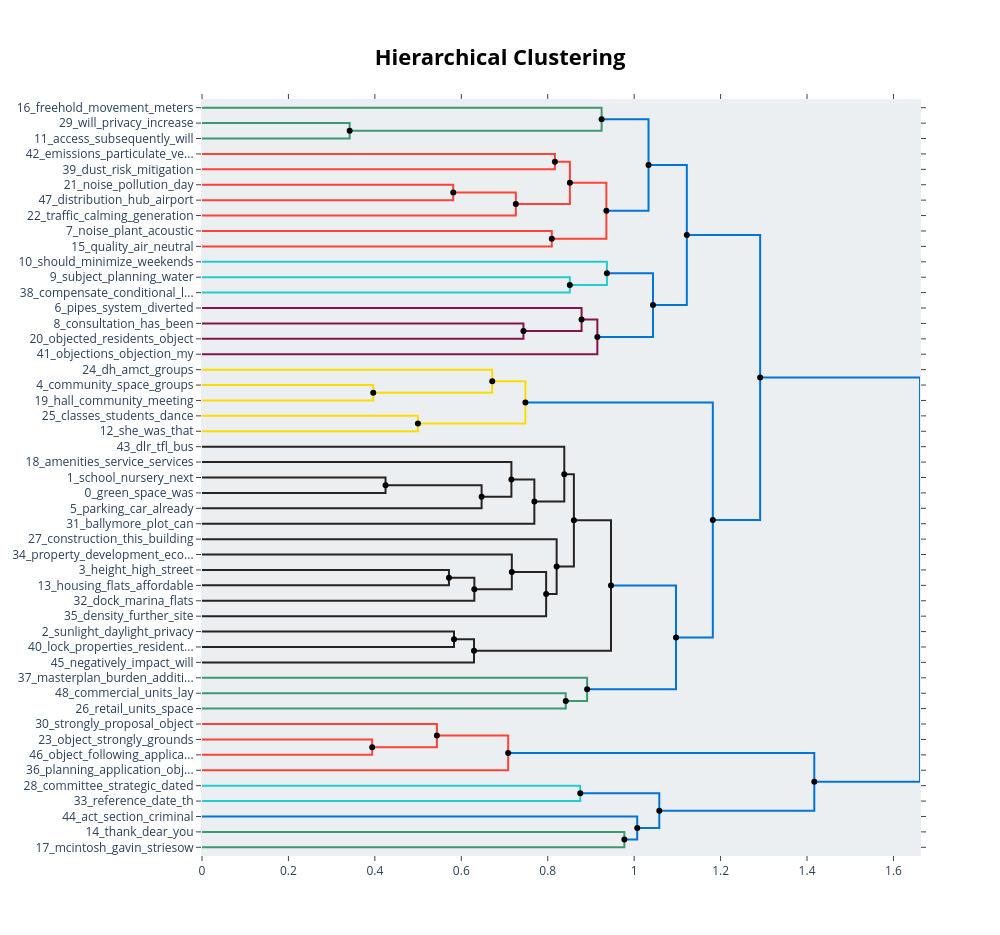

The notebook cell saved with this chart:
### Code cell
topic_model_no_place.visualize_hierarchy(hierarchical_topics=hierarchical_topics)

### Figure 1 — Plotly figure (JSON) as saved in the notebook; plotly's stock layout.template omitted (floating-point values rounded to 4 significant figures)
{"data": [{"hoverinfo": "text", "marker": {"color": "rgb(61,153,112)"}, "mode": "lines", "text": ["will_privacy_increase_footfall_access", "", "", "access_subsequently_will_flow_main"], "type": "scatter", "x": [0.0, 0.3416, 0.3416, 0.0], "xaxis": "x", "y": [-15.0, -15.0, -25.0, -25.0], "yaxis": "y"}, {"hoverinfo": "text", "marker": {"color": "rgb(61,153,112)"}, "mode": "lines", "text": ["freehold_movement_meters_traffic_passage", "", "", "access_will_subsequently_flow_estate"], "type": "scatter", "x": [0.0, 0.9247, 0.9247, 0.3416], "xaxis": "x", "y": [-5.0, -5.0, -20.0, -20.0], "yaxis": "y"}, {"hoverinfo": "text", "marker": {"color": "rgb(255,65,54)"}, "mode": "lines", "text": ["emissions_particulate_vessels_release_vehicles", "", "", "dust_risk_mitigation_determined_unsatisfactory"], "type": "scatter", "x": [0.0, 0.8165, 0.8165, 0.0], "xaxis": "x", "y": [-35.0, -35.0, -45.0, -45.0], "yaxis": "y"}, {"hoverinfo": "text", "marker": {"color": "rgb(255,65,54)"}, "mode": "lines", "text": ["noise_pollution_day_airport_respite", "", "", "distribution_hub_airport_pollution_vehicles"], "type": "scatter", "x": [0.0, 0.5813, 0.5813, 0.0], "xaxis": "x", "y": [-55.0, -55.0, -65.0, -65.0], "yaxis": "y"}, {"hoverinfo": "text", "marker": {"color": "rgb(255,65,54)"}, "mode": "lines", "text": ["noise_pollution_day_airport_respite", "", "", "traffic_calming_generation_increase_pollution"], "type": "scatter", "x": [0.5813, 0.7262, 0.7262, 0.0], "xaxis": "x", "y": [-60.0, -60.0, -75.0, -75.0], "yaxis": "y"}, {"hoverinfo": "text", "marker": {"color": "rgb(255,65,54)"}, "mode": "lines", "text": ["noise_pollution_day_airport_respite", "", "", "traffic_calming_generation_increase_pollution"], "type": "scatter", "x": [0.8165, 0.8513, 0.8513, 0.7262], "xaxis": "x", "y": [-40.0, -40.0, -67.5, -67.5], "yaxis": "y"}, {"hoverinfo": "text", "marker": {"color": "rgb(255,65,54)"}, "mode": "lines", "text": ["noise_plant_acoustic_db_vibration", "", "", "quality_air_neutral_ventilation_extract"], "type": "scatter", "x": [0.0, 0.8093, 0.8093, 0.0], "xaxis": "x", "y": [-85.0, -85.0, -95.0, -95.0], "yaxis": "y"}, {"hoverinfo": "text", "marker": {"color": "rgb(255,65,54)"}, "mode": "lines", "text": ["noise_plant_acoustic_db_vibration", "", "", "quality_air_neutral_ventilation_extract"], "type": "scatter", "x": [0.8513, 0.9357, 0.9357, 0.8093], "xaxis": "x", "y": [-53.75, -53.75, -90.0, -90.0], "yaxis": "y"}, {"hoverinfo": "text", "marker": {"color": "rgb(0,116,217)"}, "mode": "lines", "text": ["noise_plant_acoustic_db_vibration", "", "", "quality_air_neutral_ventilation_extract"], "type": "scatter", "x": [0.9247, 1.033, 1.033, 0.9357], "xaxis": "x", "y": [-12.5, -12.5, -71.88, -71.88], "yaxis": "y"}, {"hoverinfo": "text", "marker": {"color": "rgb(35,205,205)"}, "mode": "lines", "text": ["subject_planning_water_use_should", "", "", "compensate_conditional_light_owners_must"], "type": "scatter", "x": [0.0, 0.8511, 0.8511, 0.0], "xaxis": "x", "y": [-115.0, -115.0, -125.0, -125.0], "yaxis": "y"}, {"hoverinfo": "text", "marker": {"color": "rgb(35,205,205)"}, "mode": "lines", "text": ["should_minimize_weekends_hours_workers", "", "", "compensate_conditional_light_owners_must"], "type": "scatter", "x": [0.0, 0.937, 0.937, 0.8511], "xaxis": "x", "y": [-105.0, -105.0, -120.0, -120.0], "yaxis": "y"}, {"hoverinfo": "text", "marker": {"color": "rgb(133,20,75)"}, "mode": "lines", "text": ["consultation_has_been_process_engage", "", "", "objected_residents_object_comments_strongly"], "type": "scatter", "x": [0.0, 0.7438, 0.7438, 0.0], "xaxis": "x", "y": [-145.0, -145.0, -155.0, -155.0], "yaxis": "y"}, {"hoverinfo": "text", "marker": {"color": "rgb(133,20,75)"}, "mode": "lines", "text": ["pipes_system_diverted_angles_sewer", "", "", "objected_residents_object_comments_strongly"], "type": "scatter", "x": [0.0, 0.8783, 0.8783, 0.7438], "xaxis": "x", "y": [-135.0, -135.0, -150.0, -150.0], "yaxis": "y"}, {"hoverinfo": "text", "marker": {"color": "rgb(133,20,75)"}, "mode": "lines", "text": ["pipes_system_diverted_angles_sewer", "", "", "objections_objection_my_express_concerns"], "type": "scatter", "x": [0.8783, 0.9148, 0.9148, 0.0], "xaxis": "x", "y": [-142.5, -142.5, -165.0, -165.0], "yaxis": "y"}, {"hoverinfo": "text", "marker": {"color": "rgb(0,116,217)"}, "mode": "lines", "text": ["pipes_system_diverted_angles_sewer", "", "", "objections_objection_my_express_concerns"], "type": "scatter", "x": [0.937, 1.044, 1.044, 0.9148], "xaxis": "x", "y": [-112.5, -112.5, -153.8, -153.8], "yaxis": "y"}, {"hoverinfo": "text", "marker": {"color": "rgb(0,116,217)"}, "mode": "lines", "text": ["pipes_system_diverted_angles_sewer", "", "", "objections_objection_my_express_concerns"], "type": "scatter", "x": [1.033, 1.122, 1.122, 1.044], "xaxis": "x", "y": [-42.19, -42.19, -133.1, -133.1], "yaxis": "y"}, {"hoverinfo": "text", "marker": {"color": "rgb(255,220,0)"}, "mode": "lines", "text": ["community_space_groups_for_is", "", "", "hall_community_meeting_rooms_activities"], "type": "scatter", "x": [0.0, 0.3962, 0.3962, 0.0], "xaxis": "x", "y": [-185.0, -185.0, -195.0, -195.0], "yaxis": "y"}, {"hoverinfo": "text", "marker": {"color": "rgb(255,220,0)"}, "mode": "lines", "text": ["dh_amct_groups_user_asac", "", "", "community_space_groups_for_is"], "type": "scatter", "x": [0.0, 0.6715, 0.6715, 0.3962], "xaxis": "x", "y": [-175.0, -175.0, -190.0, -190.0], "yaxis": "y"}, {"hoverinfo": "text", "marker": {"color": "rgb(255,220,0)"}, "mode": "lines", "text": ["classes_students_dance_we_school", "", "", "she_was_that_me_call"], "type": "scatter", "x": [0.0, 0.4996, 0.4996, 0.0], "xaxis": "x", "y": [-205.0, -205.0, -215.0, -215.0], "yaxis": "y"}, {"hoverinfo": "text", "marker": {"color": "rgb(255,220,0)"}, "mode": "lines", "text": ["classes_students_dance_we_school", "", "", "was_we_she_that_our"], "type": "scatter", "x": [0.6715, 0.7483, 0.7483, 0.4996], "xaxis": "x", "y": [-182.5, -182.5, -210.0, -210.0], "yaxis": "y"}, {"hoverinfo": "text", "marker": {"color": "rgb(40,35,35)"}, "mode": "lines", "text": ["school_nursery_next_children_primary", "", "", "green_space_was_this_of"], "type": "scatter", "x": [0.0, 0.4247, 0.4247, 0.0], "xaxis": "x", "y": [-245.0, -245.0, -255.0, -255.0], "yaxis": "y"}, {"hoverinfo": "text", "marker": {"color": "rgb(40,35,35)"}, "mode": "lines", "text": ["green_space_school_the_this", "", "", "parking_car_already_spaces_park"], "type": "scatter", "x": [0.4247, 0.647, 0.647, 0.0], "xaxis": "x", "y": [-250.0, -250.0, -265.0, -265.0], "yaxis": "y"}, {"hoverinfo": "text", "marker": {"color": "rgb(40,35,35)"}, "mode": "lines", "text": ["amenities_service_services_already_overstretching", "", "", "parking_car_already_spaces_park"], "type": "scatter", "x": [0.0, 0.7159, 0.7159, 0.647], "xaxis": "x", "y": [-235.0, -235.0, -257.5, -257.5], "yaxis": "y"}, {"hoverinfo": "text", "marker": {"color": "rgb(40,35,35)"}, "mode": "lines", "text": ["amenities_service_services_already_overstretching", "", "", "ballymore_plot_can_as_greed"], "type": "scatter", "x": [0.7159, 0.769, 0.769, 0.0], "xaxis": "x", "y": [-246.2, -246.2, -275.0, -275.0], "yaxis": "y"}, {"hoverinfo": "text", "marker": {"color": "rgb(40,35,35)"}, "mode": "lines", "text": ["dlr_tfl_bus_routes_transport", "", "", "ballymore_plot_can_as_greed"], "type": "scatter", "x": [0.0, 0.8383, 0.8383, 0.769], "xaxis": "x", "y": [-225.0, -225.0, -260.6, -260.6], "yaxis": "y"}, {"hoverinfo": "text", "marker": {"color": "rgb(40,35,35)"}, "mode": "lines", "text": ["height_high_street_the_of", "", "", "housing_flats_affordable_local_you"], "type": "scatter", "x": [0.0, 0.5714, 0.5714, 0.0], "xaxis": "x", "y": [-305.0, -305.0, -315.0, -315.0], "yaxis": "y"}, {"hoverinfo": "text", "marker": {"color": "rgb(40,35,35)"}, "mode": "lines", "text": ["height_high_street_the_of", "", "", "dock_marina_flats_side_docks"], "type": "scatter", "x": [0.5714, 0.6302, 0.6302, 0.0], "xaxis": "x", "y": [-310.0, -310.0, -325.0, -325.0], "yaxis": "y"}, {"hoverinfo": "text", "marker": {"color": "rgb(40,35,35)"}, "mode": "lines", "text": ["property_development_economic_industrial_area", "", "", "dock_marina_flats_side_docks"], "type": "scatter", "x": [0.0, 0.7169, 0.7169, 0.6302], "xaxis": "x", "y": [-295.0, -295.0, -317.5, -317.5], "yaxis": "y"}, {"hoverinfo": "text", "marker": {"color": "rgb(40,35,35)"}, "mode": "lines", "text": ["property_development_economic_industrial_area", "", "", "density_further_site_consent_population"], "type": "scatter", "x": [0.7169, 0.7963, 0.7963, 0.0], "xaxis": "x", "y": [-306.2, -306.2, -335.0, -335.0], "yaxis": "y"}, {"hoverinfo": "text", "marker": {"color": "rgb(40,35,35)"}, "mode": "lines", "text": ["construction_this_building_ccd_cocp", "", "", "density_further_site_consent_population"], "type": "scatter", "x": [0.0, 0.8206, 0.8206, 0.7963], "xaxis": "x", "y": [-285.0, -285.0, -320.6, -320.6], "yaxis": "y"}, {"hoverinfo": "text", "marker": {"color": "rgb(40,35,35)"}, "mode": "lines", "text": ["construction_this_building_ccd_cocp", "", "", "density_further_site_consent_population"], "type": "scatter", "x": [0.8383, 0.8605, 0.8605, 0.8206], "xaxis": "x", "y": [-242.8, -242.8, -302.8, -302.8], "yaxis": "y"}, {"hoverinfo": "text", "marker": {"color": "rgb(40,35,35)"}, "mode": "lines", "text": ["sunlight_daylight_privacy_building_light", "", "", "lock_properties_residential_the_view"], "type": "scatter", "x": [0.0, 0.5831, 0.5831, 0.0], "xaxis": "x", "y": [-345.0, -345.0, -355.0, -355.0], "yaxis": "y"}, {"hoverinfo": "text", "marker": {"color": "rgb(40,35,35)"}, "mode": "lines", "text": ["sunlight_daylight_privacy_building_light", "", "", "negatively_impact_will_view_reduce"], "type": "scatter", "x": [0.5831, 0.6294, 0.6294, 0.0], "xaxis": "x", "y": [-350.0, -350.0, -365.0, -365.0], "yaxis": "y"}, {"hoverinfo": "text", "marker": {"color": "rgb(40,35,35)"}, "mode": "lines", "text": ["sunlight_daylight_privacy_building_light", "", "", "negatively_impact_will_view_reduce"], "type": "scatter", "x": [0.8605, 0.9464, 0.9464, 0.6294], "xaxis": "x", "y": [-272.8, -272.8, -357.5, -357.5], "yaxis": "y"}, {"hoverinfo": "text", "marker": {"color": "rgb(61,153,112)"}, "mode": "lines", "text": ["commercial_units_lay_empty_ones", "", "", "retail_units_space_fourth_designs"], "type": "scatter", "x": [0.0, 0.8417, 0.8417, 0.0], "xaxis": "x", "y": [-385.0, -385.0, -395.0, -395.0], "yaxis": "y"}, {"hoverinfo": "text", "marker": {"color": "rgb(61,153,112)"}, "mode": "lines", "text": ["masterplan_burden_additional_envisaged_transportation", "", "", "retail_units_space_fourth_designs"], "type": "scatter", "x": [0.0, 0.8912, 0.8912, 0.8417], "xaxis": "x", "y": [-375.0, -375.0, -390.0, -390.0], "yaxis": "y"}, {"hoverinfo": "text", "marker": {"color": "rgb(0,116,217)"}, "mode": "lines", "text": ["masterplan_burden_additional_envisaged_transportation", "", "", "retail_units_space_fourth_designs"], "type": "scatter", "x": [0.9464, 1.097, 1.097, 0.8912], "xaxis": "x", "y": [-315.2, -315.2, -382.5, -382.5], "yaxis": "y"}, {"hoverinfo": "text", "marker": {"color": "rgb(0,116,217)"}, "mode": "lines", "text": ["masterplan_burden_additional_envisaged_transportation", "", "", "retail_units_space_fourth_designs"], "type": "scatter", "x": [0.7483, 1.182, 1.182, 1.097], "xaxis": "x", "y": [-196.2, -196.2, -348.8, -348.8], "yaxis": "y"}, {"hoverinfo": "text", "marker": {"color": "rgb(0,116,217)"}, "mode": "lines", "text": ["masterplan_burden_additional_envisaged_transportation", "", "", "retail_units_space_fourth_designs"], "type": "scatter", "x": [1.122, 1.292, 1.292, 1.182], "xaxis": "x", "y": [-87.66, -87.66, -272.5, -272.5], "yaxis": "y"}, {"hoverinfo": "text", "marker": {"color": "rgb(255,65,54)"}, "mode": "lines", "text": ["object_strongly_grounds_reasons_objecting", "", "", "object_following_application_proceeding_reasons"], "type": "scatter", "x": [0.0, 0.3938, 0.3938, 0.0], "xaxis": "x", "y": [-415.0, -415.0, -425.0, -425.0], "yaxis": "y"}, {"hoverinfo": "text", "marker": {"color": "rgb(255,65,54)"}, "mode": "lines", "text": ["strongly_proposal_object_against_this", "", "", "object_following_strongly_reasons_grounds"], "type": "scatter", "x": [0.0, 0.5435, 0.5435, 0.3938], "xaxis": "x", "y": [-405.0, -405.0, -420.0, -420.0], "yaxis": "y"}, {"hoverinfo": "text", "marker": {"color": "rgb(255,65,54)"}, "mode": "lines", "text": ["object_strongly_reasons_following_proposal", "", "", "planning_application_object_ful_reasons"], "type": "scatter", "x": [0.5435, 0.7085, 0.7085, 0.0], "xaxis": "x", "y": [-412.5, -412.5, -435.0, -435.0], "yaxis": "y"}, {"hoverinfo": "text", "marker": {"color": "rgb(35,205,205)"}, "mode": "lines", "text": ["committee_strategic_dated_june_letter", "", "", "reference_date_th_docs_full"], "type": "scatter", "x": [0.0, 0.8752, 0.8752, 0.0], "xaxis": "x", "y": [-445.0, -445.0, -455.0, -455.0], "yaxis": "y"}, {"hoverinfo": "text", "marker": {"color": "rgb(61,153,112)"}, "mode": "lines", "text": ["thank_dear_you_thanks_regards", "", "", "mcintosh_gavin_striesow_drew_tel"], "type": "scatter", "x": [0.0, 0.9773, 0.9773, 0.0], "xaxis": "x", "y": [-475.0, -475.0, -485.0, -485.0], "yaxis": "y"}, {"hoverinfo": "text", "marker": {"color": "rgb(0,116,217)"}, "mode": "lines", "text": ["act_section_criminal_court_offences", "", "", "mcintosh_gavin_striesow_drew_tel"], "type": "scatter", "x": [0.0, 1.007, 1.007, 0.9773], "xaxis": "x", "y": [-465.0, -465.0, -480.0, -480.0], "yaxis": "y"}, {"hoverinfo": "text", "marker": {"color": "rgb(0,116,217)"}, "mode": "lines", "text": ["act_section_criminal_court_offences", "", "", "mcintosh_gavin_striesow_drew_tel"], "type": "scatter", "x": [0.8752, 1.058, 1.058, 1.007], "xaxis": "x", "y": [-450.0, -450.0, -472.5, -472.5], "yaxis": "y"}, {"hoverinfo": "text", "marker": {"color": "rgb(0,116,217)"}, "mode": "lines", "text": ["object_strongly_reasons_application_following", "", "", "mcintosh_gavin_striesow_drew_tel"], "type": "scatter", "x": [0.7085, 1.417, 1.417, 1.058], "xaxis": "x", "y": [-423.8, -423.8, -461.2, -461.2], "yaxis": "y"}, {"hoverinfo": "text", "marker": {"color": "rgb(0,116,217)"}, "mode": "lines", "text": ["object_strongly_reasons_application_following", "", "", "mcintosh_gavin_striesow_drew_tel"], "type": "scatter", "x": [1.292, 1.661, 1.661, 1.417], "xaxis": "x", "y": [-180.1, -180.1, -442.5, -442.5], "yaxis": "y"}, {"hoverinfo": "text", "hovertext": ["noise_pollution_day_airport_respite", "noise_pollution_day_airport_respite", "noise_plant_acoustic_db_vibration", "noise_plant_acoustic_db_vibration", "pipes_system_diverted_angles_sewer", "pipes_system_diverted_angles_sewer", "pipes_system_diverted_angles_sewer", "classes_students_dance_we_school", "green_space_school_the_this", "amenities_service_services_already_overstretching", "height_high_street_the_of", "property_development_economic_industrial_area", "construction_this_building_ccd_cocp", "sunlight_daylight_privacy_building_light", "sunlight_daylight_privacy_building_light", "masterplan_burden_additional_envisaged_transportation", "masterplan_burden_additional_envisaged_transportation", "masterplan_burden_additional_envisaged_transportation", "object_strongly_reasons_following_proposal", "act_section_criminal_court_offences", "object_strongly_reasons_application_following", "object_strongly_reasons_application_following"], "marker": {"color": "black"}, "mode": "markers", "showlegend": false, "type": "scatter", "x": [0.5813, 0.8165, 0.8513, 0.9247, 0.8783, 0.937, 1.033, 0.6715, 0.4247, 0.7159, 0.5714, 0.7169, 0.8383, 0.5831, 0.8605, 0.9464, 0.7483, 1.122, 0.5435, 0.8752, 0.7085, 1.292], "y": [-60, -40, -53.75, -12.5, -142.5, -112.5, -42.19, -182.5, -250, -246.2, -310, -306.2, -242.8, -350, -272.8, -315.2, -196.2, -87.66, -412.5, -450, -423.8, -180.1]}, {"hoverinfo": "text", "hovertext": ["access_will_subsequently_flow_estate", "traffic_calming_generation_increase_pollution", "quality_air_neutral_ventilation_extract", "quality_air_neutral_ventilation_extract", "compensate_conditional_light_owners_must", "objected_residents_object_comments_strongly", "objections_objection_my_express_concerns", "objections_objection_my_express_concerns", "community_space_groups_for_is", "was_we_she_that_our", "parking_car_already_spaces_park", "ballymore_plot_can_as_greed", "dock_marina_flats_side_docks", "density_further_site_consent_population", "density_further_site_consent_population", "negatively_impact_will_view_reduce", "retail_units_space_fourth_designs", "retail_units_space_fourth_designs", "retail_units_space_fourth_designs", "retail_units_space_fourth_designs", "object_following_strongly_reasons_grounds", "mcintosh_gavin_striesow_drew_tel", "mcintosh_gavin_striesow_drew_tel", "mcintosh_gavin_striesow_drew_tel", "mcintosh_gavin_striesow_drew_tel"], "marker": {"color": "black"}, "mode": "markers", "showlegend": false, "type": "scatter", "x": [0.3416, 0.7262, 0.8093, 0.9357, 0.8511, 0.7438, 0.9148, 1.044, 0.3962, 0.4996, 0.647, 0.769, 0.6302, 0.7963, 0.8206, 0.6294, 0.8417, 0.8912, 1.097, 1.182, 0.3938, 0.9773, 1.007, 1.058, 1.417], "y": [-20, -67.5, -90, -71.88, -120, -150, -153.8, -133.1, -190, -210, -257.5, -260.6, -317.5, -320.6, -302.8, -357.5, -390, -382.5, -348.8, -272.5, -420, -480, -472.5, -461.2, -442.5]}], "layout": {"autosize": false, "height": 935, "hoverlabel": {"bgcolor": "white", "font": {"family": "Rockwell", "size": 16}}, "hovermode": "closest", "plot_bgcolor": "#ECEFF1", "showlegend": false, "title": {"font": {"color": "Black", "size": 22}, "text": "<b>Hierarchical Clustering</b>", "x": 0.5, "xanchor": "center", "yanchor": "top"}, "width": 1000, "xaxis": {"mirror": "allticks", "rangemode": "tozero", "showgrid": false, "showline": true, "showticklabels": true, "ticks": "outside", "type": "linear", "zeroline": false}, "yaxis": {"mirror": "allticks", "range": [-490, 0], "rangemode": "tozero", "showgrid": false, "showline": true, "showticklabels": true, "tickmode": "array", "ticks": "outside", "ticktext": ["16_freehold_movement_meters", "29_will_privacy_increase", "11_access_subsequently_will", "42_emissions_particulate_ve...", "39_dust_risk_mitigation", "21_noise_pollution_day", "47_distribution_hub_airport", "22_traffic_calming_generation", "7_noise_plant_acoustic", "15_quality_air_neutral", "10_should_minimize_weekends", "9_subject_planning_water", "38_compensate_conditional_l...", "6_pipes_system_diverted", "8_consultation_has_been", "20_objected_residents_object", "41_objections_objection_my", "24_dh_amct_groups", "4_community_space_groups", "19_hall_community_meeting", "25_classes_students_dance", "12_she_was_that", "43_dlr_tfl_bus", "18_amenities_service_services", "1_school_nursery_next", "0_green_space_was", "5_parking_car_already", "31_ballymore_plot_can", "27_construction_this_building", "34_property_development_eco...", "3_height_high_street", "13_housing_flats_affordable", "32_dock_marina_flats", "35_density_further_site", "2_sunlight_daylight_privacy", "40_lock_properties_resident...", "45_negatively_impact_will", "37_masterplan_burden_additi...", "48_commercial_units_lay", "26_retail_units_space", "30_strongly_proposal_object", "23_object_strongly_grounds", "46_object_following_applica...", "36_planning_application_obj...", "28_committee_strategic_dated", "33_reference_date_th", "44_act_section_criminal", "14_thank_dear_you", "17_mcintosh_gavin_striesow"], "tickvals": [-5, -15, -25, -35, -45, -55, -65, -75, -85, -95, -105, -115, -125, -135, -145, -155, -165, -175, -185, -195, -205, -215, -225, -235, -245, -255, -265, -275, -285, -295, -305, -315, -325, -335, -345, -355, -365, -375, -385, -395, -405, -415, -425, -435, -445, -455, -465, -475, -485], "type": "linear", "zeroline": false}}}
